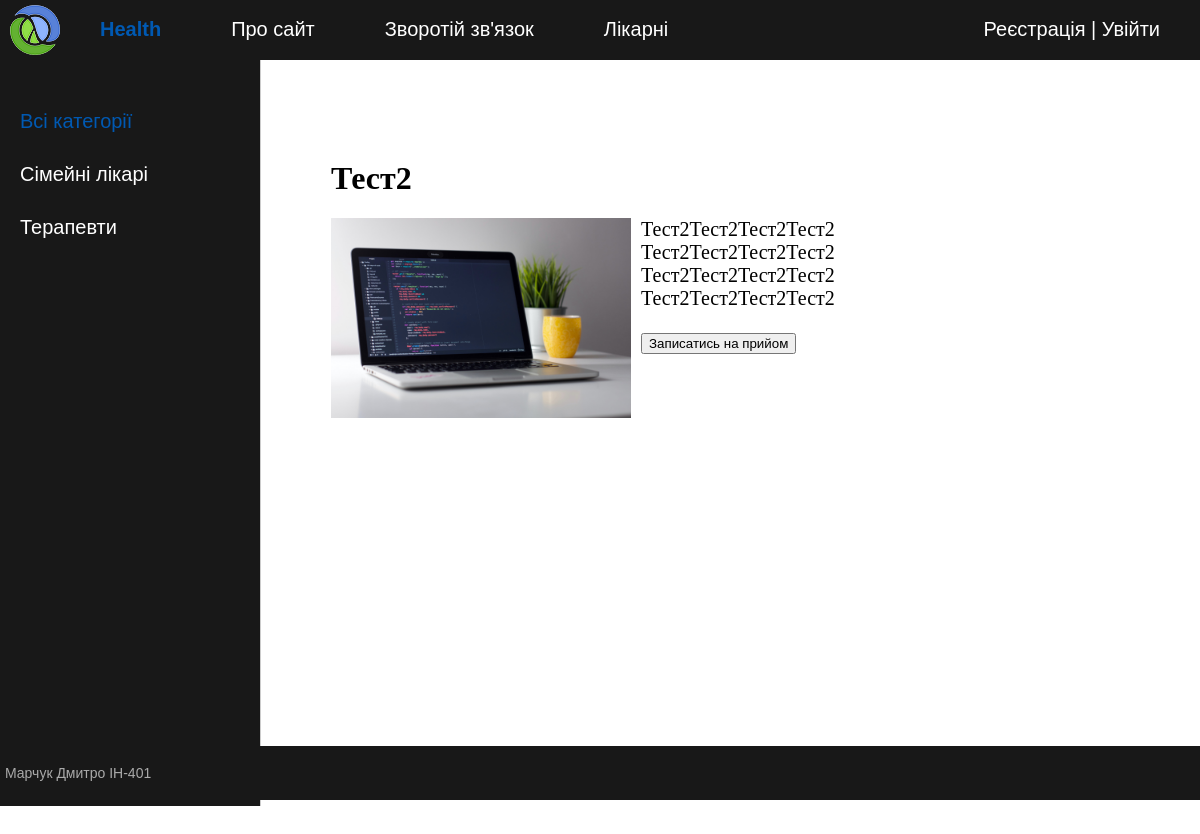
The app's page /post/test2/, older data.
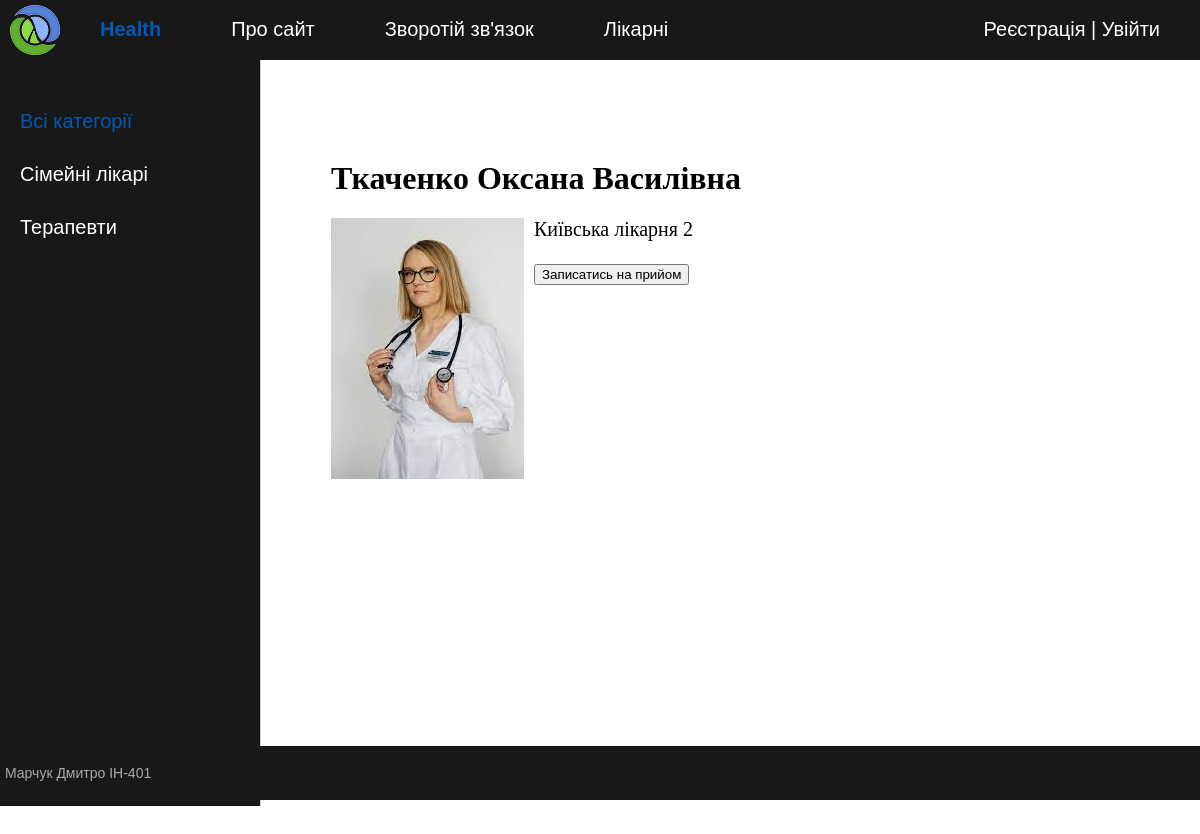
The same page, newer data.
### doctors/models.py (models this page shows, shortened)
class Category(models.Model):
    name = models.CharField(max_length=100, db_index=True, verbose_name="Категорія")
    slug = models.SlugField(max_length=255, unique=True, db_index=True, verbose_name="URL")
    def get_absolute_url(self):
        return reverse('category', kwargs={'cat_slug': self.slug})
    class Meta:
        verbose_name = 'Категорія'
        verbose_name_plural = 'Категорії'
        ordering = ['id']

class Doctors(models.Model):
    title = models.CharField(max_length=255, verbose_name="Заголовок")
    slug = models.SlugField(max_length=255, unique=True, db_index=True, verbose_name="URL")
    content = models.TextField(blank=True, verbose_name="Текст")
    photo = models.ImageField(upload_to="photos/%Y/%m/%d/", verbose_name="Фото")
    time_create = models.DateTimeField(auto_now_add=True, verbose_name="Час створення")
    time_update = models.DateTimeField(auto_now=True, verbose_name="Час зміни")
    is_published = models.BooleanField(default=True, verbose_name="Публікація")
    cat = models.ForeignKey('Category', on_delete=models.PROTECT, verbose_name="Категорії")
    def __str__(self):
        return self.title
    class Meta:
        verbose_name = 'Лікарі'
        verbose_name_plural = 'Лікарі'
        ordering = ['id']

### doctors/views.py (the view)
# urls.py: path('post/<slug:post_slug>/', ShowPost.as_view(), name='post'),
class ShowPost(DataMixin, DetailView):
    model = Doctors
    template_name = 'doctors/post.html'
    slug_url_kwarg = 'post_slug'
    context_object_name = 'post'
    def get_context_data(self, *, object_list=None, **kwargs):
        context = super().get_context_data(**kwargs)
        c_def = self.get_user_context(title=context['post'])
        return dict(list(context.items()) + list(c_def.items()))

### doctors/templatetags/doctors_tags.py (called while the page is built)
@register.inclusion_tag('doctors/list_categories.html')
def show_categories(sort=None, cat_selected=0):
    if not sort:
        cats = Category.objects.all()
    else:
        cats = Category.objects.order_by(sort)
    return {"cats": cats, "cat_selected": cat_selected}

### doctors/utils.py (called while the page is built)
    def get_user_context(self, **kwargs):
        context = kwargs
        cats = Category.objects.annotate(Count('doctors'))
        user_menu = menu.copy()
        if not self.request.user.is_authenticated:
            user_menu.pop(1)
        context['menu'] = user_menu
        context['cats'] = cats
        if 'cat_selected' not in context:
            context['cat_selected'] = 0
        return context

### doctors/templates/doctors/post.html
{% extends 'doctors/base.html' %}
{% block content %}
<h1>{{post.title}}</h1>
{% if post.photo %}
<p><img class="img-article-left" src="{{post.photo.url}}"></p>
{% endif %}
{{post.content|linebreaks}}
<button type="button" class="btn btn-primary btn-lg btn-block">Записатись на прийом</button>
{% endblock %}

### doctors/templates/doctors/base.html (shortened to what this page needs)
{% load static %}
{% load doctors_tags %}
<!DOCTYPE html>
<html>
<head>
	<link type="text/css" href="{% static 'doctors/css/styles.css' %}" rel="stylesheet" />
</head>
<body>
<table class="table-page" border=0 cellpadding="0" cellspacing="0">
<tr><td valign=top>
{% block mainmenu %}
		<div class="header">
			<ul id="mainmenu" class="mainmenu">
			<li class="logo"><a href="{% url 'home' %}"><div class="logo"></div></a></li>
			<li><b class="health">Health</b></li>
{% for m in menu %}
			<li><a href="{% url m.url_name %}">{{m.title}}</a></li>
{% endfor %}
				{% if request.user.is_authenticated %}
				<li class="last"> {{user.username}} | <a href="{% url 'logout' %}">Вийти</a></li>
				{% else %}
				<li class="last"><a href="{% url 'register' %}">Реєстрація</a> | <a href="{% url 'login' %}">Увійти</a></li>
				{% endif %}
			</ul>
		</div>
{% endblock mainmenu %}
<table class="table-content" border=0 cellpadding="0" cellspacing="0">
<tr>
	<td valign="top" class="left-chapters">
	<ul id="leftchapters">
{% if cat_selected == 0 %}
		<li class="selected">Всі категорії</li>
{% else %}
		<li><a href="{% url 'home' %}">Всі категорії</a></li>
{% endif %}
{% show_categories cat_selected=cat_selected %}
	</ul>
</td>
<td valign="top" class="content">
	<div class="content-text">
{% block content %}
{% endblock %}
	</div>
</td></tr></table>
</td></tr>
<tr><td valign=top>
	<div id="footer">
		<p>Марчук Дмитро ІН-401</p>
	</div>
</td></tr></table>
</body>
</html>

### doctors/templates/doctors/list_categories.html
{% for c in cats %}
	{% if c.pk == cat_selected %}
		<li class="selected">{{c.name}}</li>
	{% else %}
		<li><a href="{{ c.get_absolute_url }}">{{c.name}}</a></li>
	{% endif %}
{% endfor %}

### doctors/static/doctors/css/styles.css (style rules this page uses)
html, body { font-family: 'Arial'; margin: 0; padding: 0; height: 100%; width: 100%; color: #444; }
a { color: #0059b2; text-decoration: none; }
.health { color: #0059b2; }
img { max-width: 600px; height: auto; }
img.img-article-left { max-width: 300px; height: auto; float: left; padding: 0 10px 10px 0; }
.table-page { width: 100%; height: 100%; vertical-align: top; }
.table-page tr { height: 100%; }
.header { background: #181818; height: 60px; }
.logo { background: url('../images/logo.png') no-repeat 10px 5px; width: 70px; height: 60px; }
ul.mainmenu { list-style: none; margin: 0; padding: 0; height: 60px; color: #fff; font-size: 20px; overflow: hidden; }
ul.mainmenu li { float: left; margin: 18px 40px 0 30px; }
ul.mainmenu li.logo { margin: 0; }
ul.mainmenu li.last { float: right; }
ul.mainmenu li a { color: #fff; text-decoration: none; }
.table-content { width: 100%; min-height: 100%; height: 100%; }
.left-chapters { margin: 0; background: #181818; border-right: 1px solid #ccc; min-height: 100%; }
.left-chapters ul { width: 230px; min-height: 100%; margin: 0; padding: 20px 10px 10px 20px; list-style: none; font-size: 20px; }
.left-chapters ul li { margin: 30px 0 0 0; color: #999; }
.left-chapters ul li.selected { color: #0059b2; }
.left-chapters ul li a { color: #fff; text-decoration: none; }
.content { padding: 40px 20px 20px 40px; width: 100%; box-sizing: border-box; }
.content-text { margin: 60px 0 0 30px; color: #000; font-size: 20px; font-family: Yandex Sans Display Light; }
.content-text h1 { font-size: 32px; }
#footer { box-sizing: border-box; background: #181818; padding: 5px; color: #aaa; font-size: 14px; font-family: Verdana, Geneva, Arial, Helvetica; text-align: left; overflow: hidden; }

Row changes from the older to the newer data that the page shows:
changed Doctors: title "Тест2" → "Ткаченко Оксана Василівна"; photo: a different picture; content "Тест2Тест2Тест2Тест2 Тест2Тест2Тест2Тест2 Тест2Тест2Тест2Тест2 Тест2Тест2Тест2Тест2" → "Київська лікарня 2"
